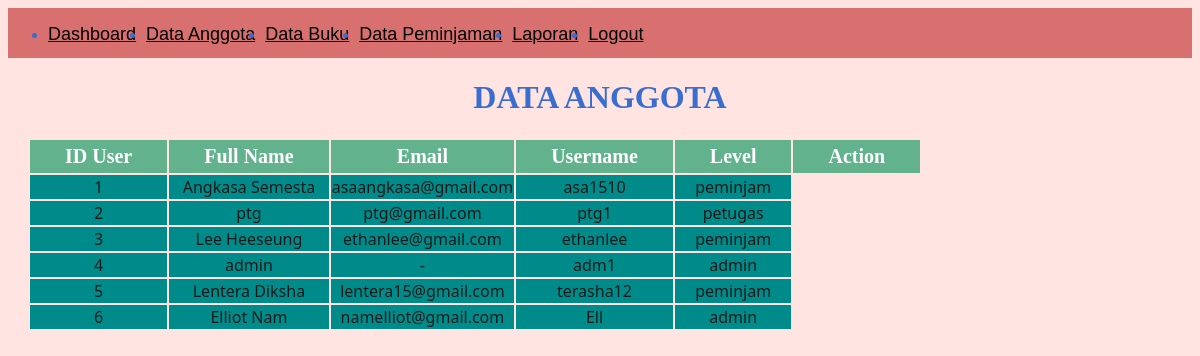
/adm/anggota.php, run on the app's committed database.
### tables this page shows
CREATE TABLE `user` (
  `IDuser` int(11) NOT NULL,
  `fullname` varchar(255) NOT NULL,
  `email` varchar(255) NOT NULL,
  `username` varchar(255) NOT NULL,
  `password` varchar(255) NOT NULL,
  `level` enum('admin','petugas','peminjam') NOT NULL
);

### adm/anggota.php (the view, shortened to what this page needs)
<?php
    include 'layout/header.php';
?>
<!DOCTYPE html>
<head>
    <link rel='stylesheet' type='text/css' media='screen' href='../css/agt_ptg.css'>
</head>
<body>
    <h1>DATA ANGGOTA</h1>
    <table>
    <thead>
        <tr>
        <th scope ="col">ID User</th>
        <th scope ="col">Full Name</th>
        <th scope ="col">Email</th>
        <th scope ="col">Username</th>
        <th scope ="col">Level</th>
        <th scope ="col">Action</th>
        </tr>
        <?php
        include '../koneksi/koneksi.php';
        $data = mysqli_query($koneksi, "SELECT * FROM user");
        while ($d = mysqli_fetch_array($data)) {
        ?>
    </thead>
        <tbody>
            <tr>
                <td scope="row"><?php echo $d['IDuser'];?></td>
                <td><?php echo $d['fullname'];?></td>
                <td><?php echo $d['email'];?></td>
                <td><?php echo $d['username'];?></td>
                <td><?php echo $d['level'];?></td>
            </tr>
            <?php
               }
            ?>
        </tbody>
    </table>
</body>
</html>

### adm/layout/header.php (shortened to what this page needs)
<!DOCTYPE html>
<html>
<head>
</head>
<body>
    <nav>
        <ul>
            <li>
                <a href="../adm/index_adm.php">Dashboard</a>
            </li>
            <li>
                <a href="../adm/anggota.php">Data Anggota</a>
            </li>
            <li>
                <a href="../adm/buku.php">Data Buku</a>
            </li>
            <li>
                <a href="../adm/pmjm.php">Data Peminjaman</a>
            </li>
            <li>
                <a href="../adm/laporan.php">Laporan</a>
            </li>
            <li>
                <a href="../logout.php">Logout</a>
            </li>
        </ul>
    </nav>
</body>
</html>

### css/agt_ptg.css (style rules this page uses)
html { background-color: mistyrose; color: rgb(57, 109, 207); text-align: center; margin: auto; padding: 0; }
table { width: auto; height: auto; margin: 20px; justify-items: center; align-items: center; }
th { background-color: rgb(99, 178, 142); color: rgb(255, 255, 255); border-color : 20px solid black; padding: 5px 35px; text-align: center; border-style: initial ; font-size: 20px; }
td { background-color: darkcyan; color: rgb(26, 25, 25); font-family: 'Segoe UI', Tahoma, Geneva, Verdana, sans-serif; font-size: medium; }

### adm/layout/header.php (style rules this page uses)
nav { background-color: rgb(216, 112, 112); height: 50px; display: flex; box-sizing: border-box; }
nav ul { display: flex; justify-content: space-between; text-align: center; border-bottom: black; }
nav ul li a { font-family: 'Trebuchet MS', 'Lucida Sans Unicode', 'Lucida Grande', 'Lucida Sans', Arial, sans-serif; font-size: large; color: black; margin-right: 10px; display: flex; }

### data on the page
user: IDuser "1", fullname "Angkasa Semesta", email "asaangkasa@gmail.com", username "asa1510", level "peminjam"
user: IDuser "2", fullname "ptg", email "ptg@gmail.com", username "ptg1", level "petugas"
user: IDuser "3", fullname "Lee Heeseung", email "ethanlee@gmail.com", username "ethanlee", level "peminjam"
user: IDuser "4", fullname "admin", email "-", username "adm1", level "admin"
user: IDuser "5", fullname "Lentera Diksha", email "lentera15@gmail.com", username "terasha12", level "peminjam"
user: IDuser "6", fullname "Elliot Nam", email "namelliot@gmail.com", username "Ell", level "admin"
